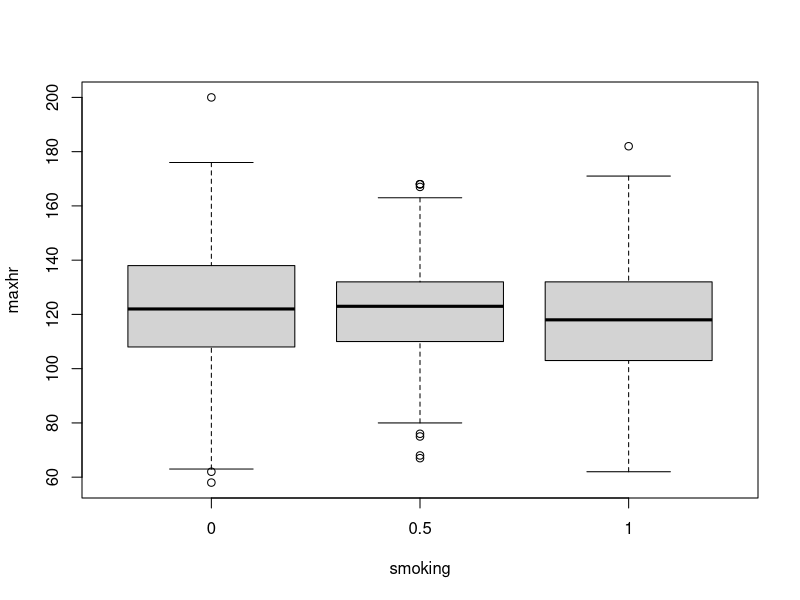
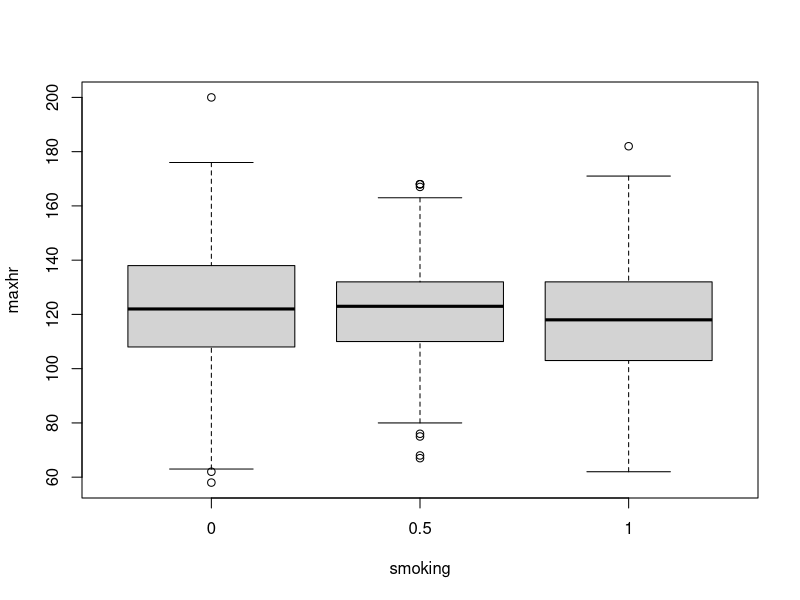

Recreate these plots in R, in order.
## ---- chunk 1
cardiac<-read.table("cardiac.dat", header=T, sep=" ")
attach(cardiac)
## ---- chunk 2

## ---- chunk 3

## ---- chunk 4
# QQNorm & QQLine



## ---- chunk 5
# Run t-test

## ---- chunk 6
boxplot(maxhr~smoking)
## ---- chunk 7
# QQNorm & QQLine

## ---- chunk 8
table(smoking)
boxplot(maxhr~smoking)
## ---- chunk 9
# Run Var test for each of smoking category

## ---- chunk 10

## ---- chunk 11
# Run Krushal Test


## ---- chunk 12

## ---- chunk 13
# Run Chi-squared test


## ---- chunk 14
# Show expected data


## ---- chunk 15






## ---- chunk 16




 

